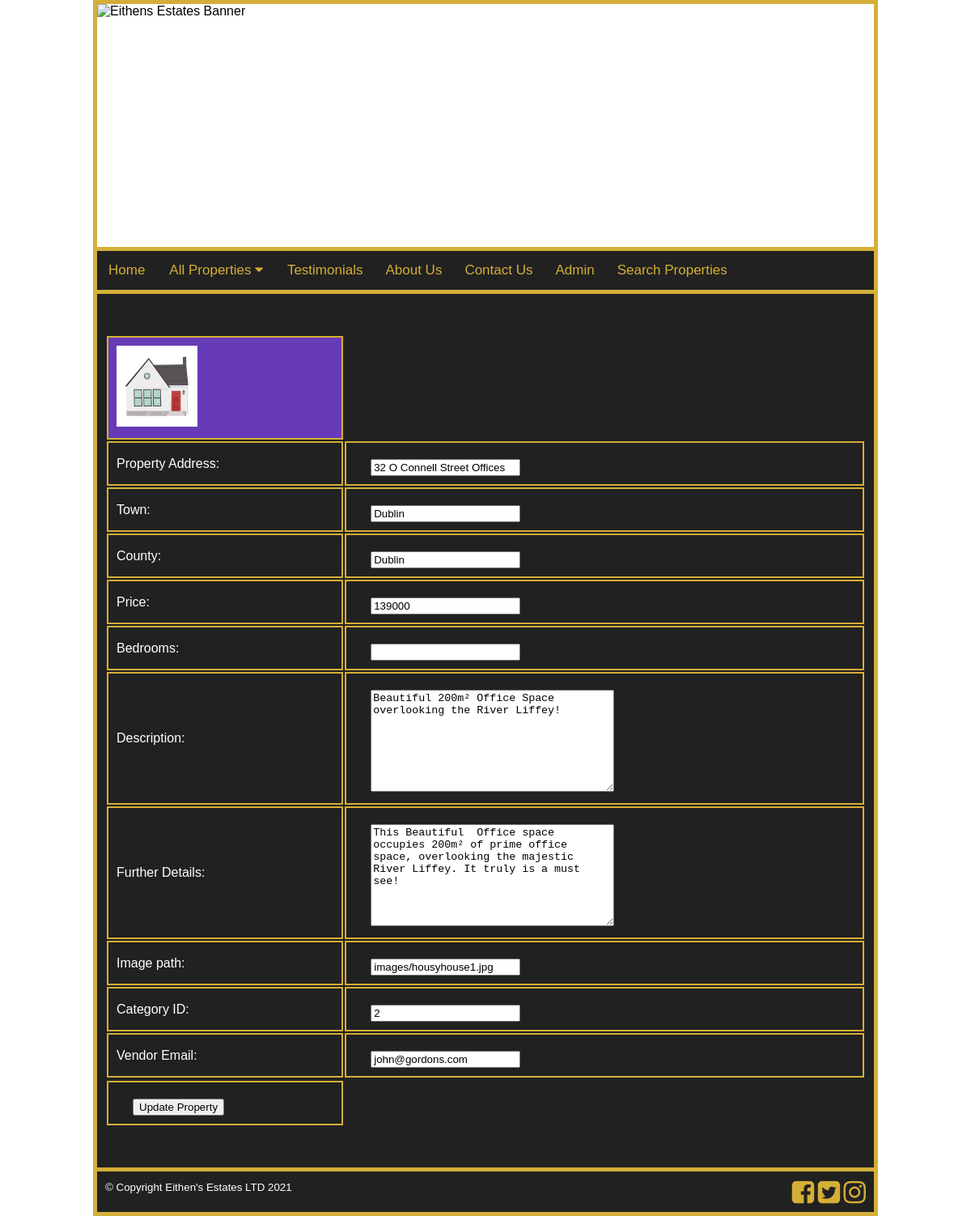
Page /editproperty.php?propertyid=1 on the committed database.
### tables this page shows
CREATE TABLE `property` (
  `propertyid` int(11) NOT NULL,
  `address1` varchar(50) NOT NULL,
  `town` varchar(50) NOT NULL,
  `county` varchar(50) NOT NULL,
  `price` double NOT NULL,
  `bedrooms` int(2) DEFAULT NULL,
  `shortdescription` text NOT NULL,
  `longdescription` text NOT NULL,
  `image` varchar(50) NOT NULL,
  `categoryid` int(11) NOT NULL,
  `vendor_email` varchar(30) NOT NULL
);

### editproperty.php (the view, shortened to what this page needs)
<!DOCTYPE HTML>
<html lang="en">
<head>
 <link rel="stylesheet" href="css/styles.css">
 <link rel="stylesheet" href="https://cdnjs.cloudflare.com/ajax/libs/font-awesome/4.7.0/css/font-awesome.min.css">
 </head>
<body>
<div id="container">
<div id="header">
<img src="images\banner3.png"
width = "100%" height="300" alt = "Eithens Estates Banner">
</div>
<div id="content">
<?php
require 'connect.php';
$propertyid=$_GET["propertyid"];
$sql="SELECT * FROM property WHERE propertyid=$propertyid";
$result=mysqli_query($link, $sql);
$row=mysqli_fetch_array($result);
$address=$row["address1"];
$town=$row["town"];
$county=$row["county"];
$price=$row["price"];
$bedrooms=$row["bedrooms"];
$description=$row["shortdescription"];
$longdescription=$row["longdescription"];
$image=$row["image"];
$categoryid=$row["categoryid"];
$vendor_email=$row["vendor_email"];
?>
<form method="post" action="processedit.php">
<table>
<tr>
<td><?php echo "<img src='$image' width=100 height=100>" ?></td>
</tr>
<tr>
<td>Property Address:</td><td><input type="text" name="address1" value="<?php echo
$address; ?>"/></td>
</tr>
<tr>
<td>Town:</td><td><input type="text" name="town" value="<?php echo
$town; ?>"/></td>
</tr>
<tr>
<td>County:</td><td><input type="text" name="county" value="<?php echo
$county; ?>"/></td>
</tr>
<tr>
<td>Price:</td><td><input type="text" name="price" value= "<?php echo $price; ?>" /></td>
</tr>
<tr>
<td>Bedrooms:</td><td><input type="text" name="bedrooms" value="<?php echo
$bedrooms; ?>"/></td>
</tr>
<tr>
<td>Description: </td><td><textarea name="shortdescription" rows="8" cols="35"><?php echo $description;
?></textarea></td>
</tr>
<tr>
<td>Further Details: </td> <td><textarea name="longdescription" rows="8" cols="35"><?php echo $longdescription; ?></textarea></td>
</tr>
<tr>
<td>Image path: </td><td><input type="text" name="image" value="<?php echo $image;
?>"/></td>
</tr>
<td>Category ID: </td><td><input type="number" name="categoryid" value="<?php echo
$categoryid; ?>"/></td>
<tr>
<td>Vendor Email: </td><td><input type="text" name="vendor_email" value="<?php echo
$vendor_email; ?>"readonly /></td>
<tr>
<tr>
<td><input type="submit" name="submit" value="Update Property"/></td>
</tr>
</table>
</form>
</div>
</div>
</body>
</html>

### css/styles.css (style rules this page uses)
body { background-color: white; margin: 0; font-family:Arial; }
#container { margin: auto; width: 80%; background-color: grey; border: 5px solid #D4AF37; }
#header { background-color: #ffffff; height: 300px; clear: bottom; }
#content { background-color: #212121; padding: 10px; min-height: 300px; clear: top; vertical-align: top; }
#footer { color: red; background-color: #212121; height: 30px; color: white; border-top: 5px solid #D4AF37; border-right: 0px solid #D4AF37; border-left: 0px solid #D4AF37; border-bottom: 0px solid #D4AF37; padding: 10px; }
table td { padding: 10px; border: 2px solid #D4AF37; }
table { width: 100%; margin-top: 40px; margin-bottom: 40px; }
table tr:nth-child(1) { background-color: #673AB7; height: 40px; }
table tr { background-color:#212121; color: white; }
input, textarea { margin-top: 10px; margin-left: 20px; }
#socialmedia a { background-color: #212121; text-decoration: none; }
#socialmedia { float: right; width: auto; }
.topnav { overflow: hidden; background-color: #212121; border-top: 5px solid #D4AF37; border-bottom: 5px solid #D4AF37; }
.topnav a { float: left; display: block; color: #D4AF37; background-color: #212121; text-align: center; padding-top: 14px; padding-right: 14px; padding-left: 14px; padding-bottom: 10px; text-decoration: none; font-size: 17px; }
.active { background-color: #212121; color: white; }
.dropdown { float: left; overflow: hidden; }
.dropdown .dropbtn { font-size: 17px; border: none; outline: none; color: #D4AF37; padding: 14px 16px; background-color: #212121; font-family: inherit; margin: 0; }

### rows in the picture
property: image (picture), address1 "32 O Connell Street Offices", town "Dublin", county "Dublin", price "139000", shortdescription "Beautiful 200m² Office Space overlooking the River Liffey!", longdescription "This Beautiful Office space occupies 200m² of prime office space, overlooking the majestic River Liffey. It truly is a must see!", image "images/housyhouse1.jpg", categoryid "2", vendor_email "john@gordons.com"
